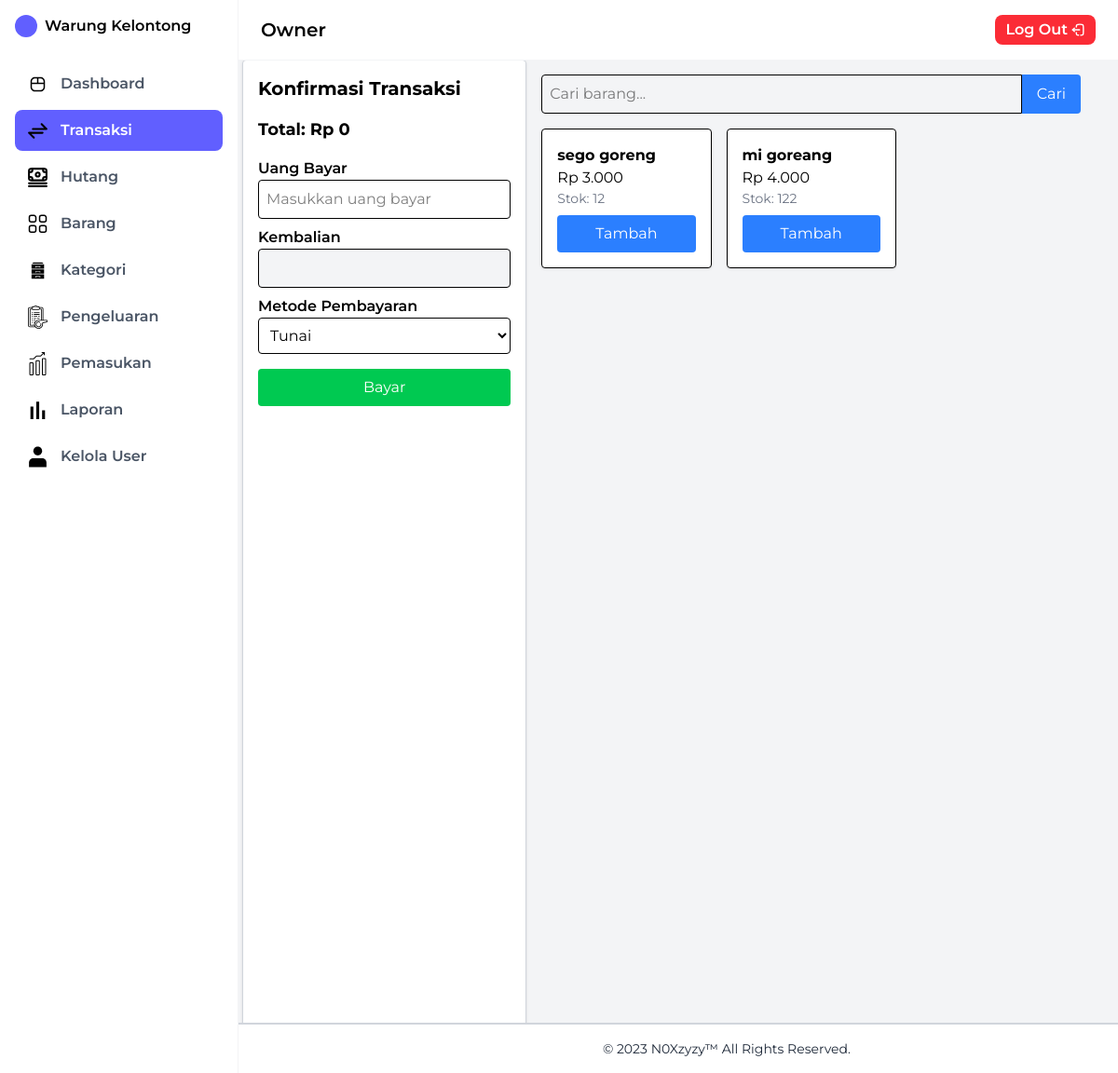
/Views/transaksi.php (signed in), run on the app's committed database.
### tables this page shows
CREATE TABLE `barang` (
  `id_barang` int(11) NOT NULL,
  `nama_barang` varchar(100) NOT NULL,
  `stok` int(11) NOT NULL,
  `kategori` int(100) DEFAULT NULL,
  `harga` decimal(12,2) NOT NULL,
  `status` enum('aktif','nonaktif') NOT NULL DEFAULT 'aktif'
);

### Views/transaksi.php (the view, shortened to what this page needs)
<?php
include "../Config/koneksi.php";
$search = isset($_GET['search']) ? $_GET['search'] : '';
$sql_barang = "SELECT * FROM barang WHERE status = 'aktif' AND nama_barang LIKE ?";
$stmt_barang = $conn->prepare($sql_barang);
$like = "%$search%";
$stmt_barang->bind_param("s", $like);
$stmt_barang->execute();
$result_barang = $stmt_barang->get_result();
include '../Layout/sidebar.php';
include '../Layout/footer.php';
?>
<!DOCTYPE html>
<html lang="en">
<head>
    <script src="https://cdn.jsdelivr.net/npm/@tailwindcss/browser@4"></script>
</head>
<body class="bg-gray-100 h-screen flex">
    <section class="flex-1 flex flex-col">
        <?php include '../Layout/header.php'; ?>
        <div class="flex p-6 pt-16 pl-20 flex-1">
            <div class="w-1/3 p-4 bg-white border border-gray-300 rounded shadow h-screen flex flex-col">
                <h2 class="text-xl font-bold mb-4">Konfirmasi Transaksi</h2>
                <form method="POST" class="flex flex-col flex-1">
                    <div class="">
                        <div id="totalHarga" class="text-lg font-bold">Total: Rp 0</div>
                    </div>
                    <div class="mt-4">
                        <label class="block font-semibold">Uang Bayar</label>
                        <input type="number" id="uang_bayar" name="uang_bayar"
                            class="w-full p-2 border rounded"
                            placeholder="Masukkan uang bayar" oninput="hitungKembalian()">
                    </div>
                    <div class="mt-2">
                        <label class="block font-semibold">Kembalian</label>
                        <input type="text" id="kembalian" class="w-full p-2 border rounded bg-gray-100"
                            readonly>
                    </div>
                    <div class="mt-2">
                        <label class="block font-semibold">Metode Pembayaran</label>
                        <select name="metode_pembayaran" id="metode_pembayaran" class="w-full p-2 border rounded" onchange="toggleNamaPelanggan()">
                            <option value="Tunai">Tunai</option>
                        </select>
                    </div>
                    <div class="mt-4">
                        <button type="submit" name="checkout" id="btnCheckout"
                            class="w-full bg-green-500 text-white p-2 rounded hover:bg-green-600">
                            Bayar
                        </button>
                    </div>
                    <div id="cartItems" class="flex-1 overflow-y-auto mt-4 space-y-3"></div>
                </form>
            </div>
            <div class="w-2/3 p-4">
                <form method="GET" class="mb-4 flex">
                    <input type="text" name="search" placeholder="Cari barang..." value="<?= htmlspecialchars($search) ?>" class="flex-1 p-2 border rounded-l">
                    <button class="bg-blue-500 text-white px-4 rounded-r">Cari</button>
                </form>
                <div class="grid grid-cols-3 gap-4">
                    <?php while ($row = $result_barang->fetch_assoc()) : ?>
                        <div class="bg-white p-4 border rounded shadow flex flex-col justify-between">
                            <div>
                                <h3 class="font-bold"><?= $row['nama_barang'] ?></h3>
                                <p>Rp <?= number_format($row['harga'], 0, ',', '.') ?></p>
                                <p class="text-sm text-gray-500">Stok: <?= $row['stok'] ?></p>
                            </div>
                            <button type="button" onclick="addToCart(<?= $row['id_barang'] ?>, '<?= $row['nama_barang'] ?>', <?= $row['harga'] ?>)" class="mt-2 bg-blue-500 text-white p-2 rounded hover:bg-blue-600">Tambah</button>
                        </div>
                    <?php endwhile; ?>
                </div>
            </div>
        </div>
    </section>
</body>
</html>

### Views/transaksi.php (style rules this page uses)
body { font-family: 'Montserrat', sans-serif; }

### data on the page
barang: nama_barang "sego goreng", harga "3.000", stok "12"
barang: nama_barang "mi goreang", harga "4.000", stok "122"

### other printed values
$_SESSION['username'] "Owner"
